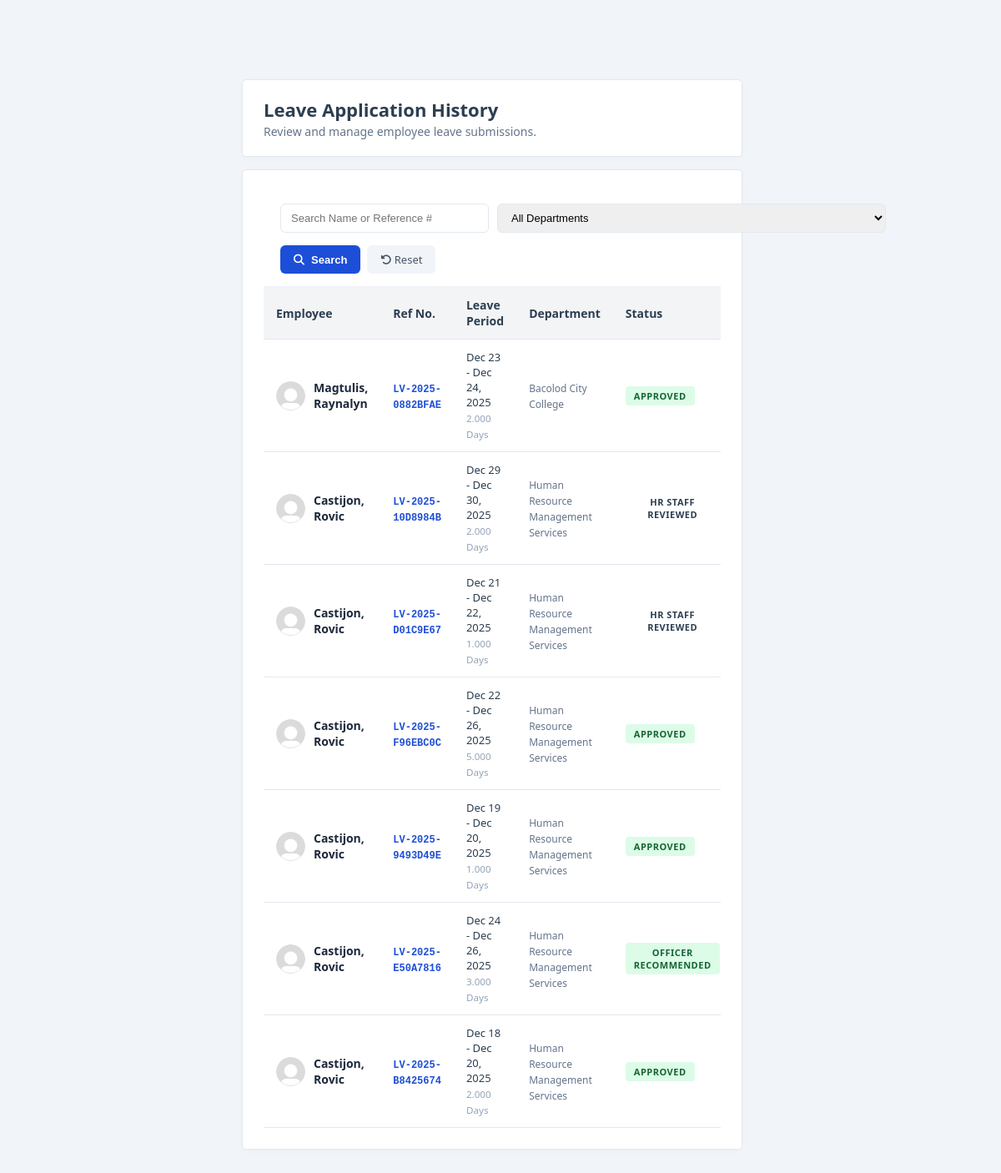
/accounts/hrstaff/leave-history.php (signed in), run on an earlier commit of the app's database.
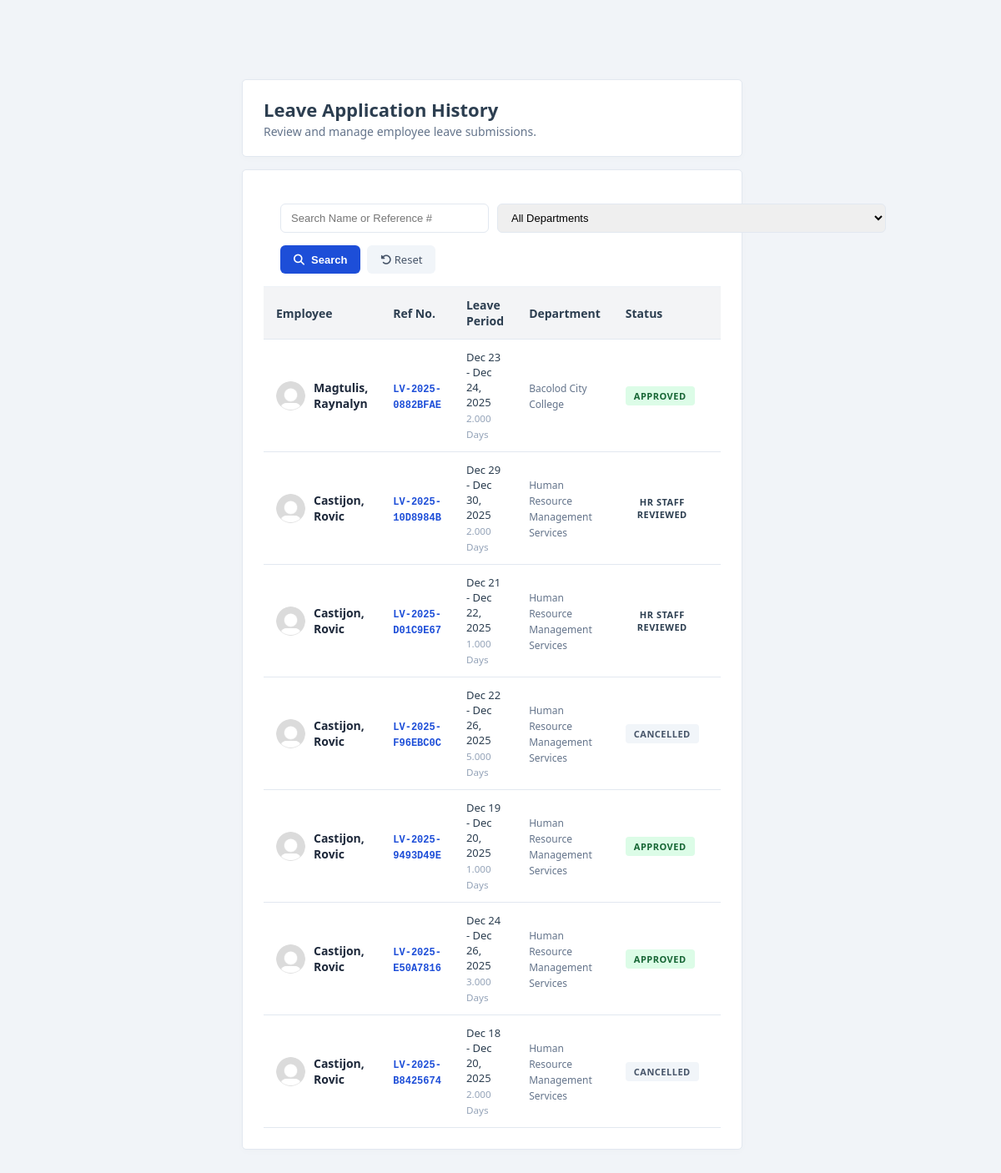
And on a later commit of the database.
### tables this page shows
CREATE TABLE `leave_application` (
  `application_id` int(11) NOT NULL,
  `reference_no` varchar(100) NOT NULL COMMENT 'Format: LV-YYYY-LASTNAME-INITIALS-GENDER-ID',
  `employee_id` int(11) NOT NULL COMMENT 'Refers to employee.employee_id',
  `leave_type_id` int(11) NOT NULL,
  `other_leave_description` varchar(255) DEFAULT NULL,
  `leave_detail_id` int(11) DEFAULT NULL,
  `details_description` varchar(255) DEFAULT NULL,
  `date_filing` date NOT NULL,
  `start_date` date NOT NULL,
  `end_date` date NOT NULL,
  `working_days` decimal(5,3) DEFAULT 0.000,
  `commutation` enum('Requested','Not Requested') DEFAULT 'Not Requested',
  `applicant_signature` varchar(255) DEFAULT NULL COMMENT 'Path to the employee signature image',
  `applicant_sign_date` datetime DEFAULT NULL COMMENT 'Timestamp when the employee submitted',
  `status` enum('Pending','HR Staff Reviewed','Officer Recommended','Approved','Rejected','Cancelled','Cancellation Pending') DEFAULT 'Pending',
  `hr_staff_id` int(11) DEFAULT NULL,
  `hr_staff_reviewed_at` datetime DEFAULT NULL,
  `authorized_officer_id` int(11) DEFAULT NULL,
  `authorized_officer_name` varchar(150) DEFAULT NULL,
  `authorized_officer_position` varchar(150) DEFAULT NULL,
  `authorized_officer_signature` varchar(255) DEFAULT NULL,
  `authorized_officer_sign_date` datetime DEFAULT NULL,
  `authorized_official_id` int(11) DEFAULT NULL,
  `authorized_official_name` varchar(150) DEFAULT NULL,
  `authorized_official_position` varchar(150) DEFAULT NULL,
  `authorized_official_signature` varchar(255) DEFAULT NULL,
  `authorized_official_sign_date` datetime DEFAULT NULL,
  `rejection_reason` text DEFAULT NULL,
  `cancel_reason` text DEFAULT NULL,
  `cancel_proof_path` varchar(255) DEFAULT NULL,
  `cancellation_requested_at` datetime DEFAULT NULL,
  `cancel_hr_validated_by` int(11) DEFAULT NULL,
  `rejected_by` int(11) DEFAULT NULL,
  `created_at` timestamp NOT NULL DEFAULT current_timestamp(),
  `updated_at` timestamp NOT NULL DEFAULT current_timestamp() ON UPDATE current_timestamp()
);

CREATE TABLE `employee` (
  `employee_id` int(11) NOT NULL COMMENT 'Unique ID for each employee, assigned manually',
  `first_name` varchar(100) DEFAULT NULL COMMENT 'Employee first name',
  `middle_name` varchar(100) DEFAULT NULL COMMENT 'Employee middle name',
  `last_name` varchar(100) DEFAULT NULL COMMENT 'Employee last name',
  `extension` varchar(50) DEFAULT NULL COMMENT 'Name extension (e.g., Jr., Sr.)',
  `suffix` varchar(50) DEFAULT NULL COMMENT 'Suffix for the name (if applicable)',
  `profile_pic` varchar(255) DEFAULT NULL COMMENT 'Path to profile picture',
  `birth_date` date DEFAULT NULL COMMENT 'Employee birth date',
  `gender` enum('Male','Female','Other') DEFAULT 'Male' COMMENT 'Gender of the employee',
  `department_id` varchar(20) NOT NULL COMMENT 'ID of the department the employee belongs to',
  `detailed_department_id` varchar(20) DEFAULT NULL COMMENT 'ID of the sub-department / unit',
  `position` varchar(150) DEFAULT NULL COMMENT 'Job position of the employee',
  `role` enum('Regular Employee','HR Officer','HR Staff','Department Head','Admin') DEFAULT 'Regular Employee' COMMENT 'Role of the employee in the system',
  `status` enum('Active','Inactive','Retired') NOT NULL DEFAULT 'Active' COMMENT 'Current employment status: Active, Inactive (resigned), or Retired',
  `salary` int(11) DEFAULT NULL COMMENT 'Employee salary in whole numbers',
  `email` varchar(150) DEFAULT NULL COMMENT 'Employee email address',
  `contact_number` varchar(20) DEFAULT NULL COMMENT 'Employee contact number',
  `password` varchar(255) NOT NULL DEFAULT '',
  `google2fa_secret` varchar(255) DEFAULT NULL COMMENT 'Stores Google Authenticator 2FA secret',
  `google2fa_expiry` datetime DEFAULT NULL COMMENT 'Expiration timestamp for 2FA verification',
  `reset_token` varchar(255) DEFAULT NULL COMMENT 'Token for password reset',
  `reset_token_expiry` datetime DEFAULT NULL COMMENT 'Expiration date/time for reset token',
  `created_at` timestamp NOT NULL DEFAULT current_timestamp() COMMENT 'Timestamp when the employee record was created',
  `updated_at` timestamp NOT NULL DEFAULT current_timestamp() ON UPDATE current_timestamp() COMMENT 'Timestamp when the employee record was last updated',
  `last_login` timestamp NULL DEFAULT NULL COMMENT 'Last login timestamp',
  `last_active` timestamp NULL DEFAULT NULL COMMENT 'Last activity timestamp in the system',
  `authorized_officer_name` varchar(150) DEFAULT NULL COMMENT 'Name of the authorized officer approving the employee assignment',
  `authorized_officer_position` varchar(150) DEFAULT NULL COMMENT 'Position / title of the authorized officer',
  `authorized_officer_signature` varchar(255) DEFAULT NULL COMMENT 'Signature image / path of the authorized officer',
  `authorized_officer_sign_date` date DEFAULT NULL COMMENT 'Date when the authorized officer signed / approved',
  `authorized_official_name` varchar(150) DEFAULT NULL COMMENT 'Name of the higher-level official approving the employee assignment',
  `authorized_official_position` varchar(150) DEFAULT NULL COMMENT 'Position / title of the authorized official',
  `authorized_official_signature` varchar(255) DEFAULT NULL COMMENT 'Signature image / path of the authorized official',
  `authorized_official_sign_date` date DEFAULT NULL COMMENT 'Date when the authorized official signed / approved',
  `two_fa_enabled` tinyint(1) DEFAULT 0 COMMENT '1 if employee has completed 2FA setup, 0 otherwise'
);

CREATE TABLE `department` (
  `department_id` varchar(20) NOT NULL COMMENT 'Unique department identifier, e.g., BBH, BCC',
  `department_name` varchar(255) NOT NULL COMMENT 'Full department name, e.g., Bacolod Boys Home',
  `created_at` timestamp NOT NULL DEFAULT current_timestamp() COMMENT 'Timestamp when department was created'
);

### accounts/hrstaff/leave-history.php (the view, shortened to what the changed rows need)
<?php
require_once '../../config/config.php';
$default_profile_image = '../../assets/images/default_user.png';
$page = isset($_GET['page']) ? (int)$_GET['page'] : 1;
$limit = 10;
$offset = ($page - 1) * $limit;
try {
    $sql = "SELECT l.*, e.first_name, e.last_name, e.profile_pic, d.department_name
            FROM leave_application l
            JOIN employee e ON l.employee_id = e.employee_id
            LEFT JOIN department d ON e.department_id = d.department_id
            WHERE l.status != 'Pending'";
    $params = [];
    $sql .= " ORDER BY l.created_at DESC LIMIT $limit OFFSET $offset";
    $stmt = $pdo->prepare($sql);
    $stmt->execute($params);
    $leave_history = $stmt->fetchAll(PDO::FETCH_ASSOC);
} catch (PDOException $e) {
    die("Database Error: " . $e->getMessage());
}
?>
<!DOCTYPE html>
<html lang="en">
<head>
    <link rel="stylesheet" href="/HRIS/assets/css/style.css">
    <link rel="stylesheet" href="/HRIS/assets/css/ledger-table.css">
    <link rel="stylesheet" href="https://cdnjs.cloudflare.com/ajax/libs/font-awesome/6.5.1/css/all.min.css">
</head>
<body>
    <div class="wrapper">
        <main class="main-content">
            <div class="dashboard-wrapper">
                <div class="welcome-header">
                    <div class="welcome-text">
                        <h1 style="font-size: 22px; margin-bottom: 0;">Leave Application History</h1>
                    </div>
                </div>
                <div class="content-card">
                    <div class="table-container">
                        <table class="accounts-table">
                            <thead>
                                <tr>
                                    <th>Employee</th>
                                    <th>Ref No.</th>
                                    <th>Leave Period</th>
                                    <th>Department</th>
                                    <th class="text-center">Status</th>
                                    <th class="text-center">Action</th>
                                </tr>
                            </thead>
                            <tbody>
                                <?php if (!empty($leave_history)): ?>
                                    <?php foreach ($leave_history as $leave): ?>
                                    <tr>
                                        <td>
                                            <div class="emp-info-cell">
                                                <img src="<?= (!empty($leave['profile_pic'])) ? $leave['profile_pic'] : $default_profile_image ?>" class="emp-profile-img">
                                                <div style="display: flex; flex-direction: column;">
                                                    <span style="font-weight: 600; color: #1e293b;"><?= htmlspecialchars($leave['last_name'] . ', ' . $leave['first_name']) ?></span>
                                                </div>
                                            </div>
                                        </td>
                                        <td><span class="ref-no"><?= htmlspecialchars($leave['reference_no']) ?></span></td>
                                        <td>
                                            <div style="font-size: 13px; font-weight: 500;">
                                                <?= date('M d', strtotime($leave['start_date'])) ?> - <?= date('M d, Y', strtotime($leave['end_date'])) ?>
                                            </div>
                                            <small style="color: #94a3b8;"><?= $leave['working_days'] ?> Days</small>
                                        </td>
                                        <td><span style="font-size: 12px; color: #64748b;"><?= htmlspecialchars($leave['department_name'] ?: 'N/A') ?></span></td>
                                        <td class="text-center">
                                            <?php
                                                $s = $leave['status'];
                                                $class = strtolower(str_replace(' ', '', in_array($s, ['Approved', 'Officer Recommended']) ? 'approved' : $s));
                                            ?>
                                            <span class="status <?= $class ?>"><?= strtoupper($s) ?></span>
                                        </td>
                                        <td class="text-center">
                                        </td>
                                    </tr>
                                    <?php endforeach; ?>
                                <?php else: ?>
                                    <tr><td colspan="6" style="text-align:center; padding: 50px; color: #94a3b8;">No records found.</td></tr>
                                <?php endif; ?>
                            </tbody>
                        </table>
                    </div>
                </div>
            </div>
        </main>
    </div>
</body>
</html>

What changed in the data, as far as the page shows it:
changed leave_application "Dec 22": status "APPROVED" → "CANCELLED"
changed leave_application "Dec 24": status "OFFICER RECOMMENDED" → "APPROVED"
changed leave_application "Dec 18": status "APPROVED" → "CANCELLED"
